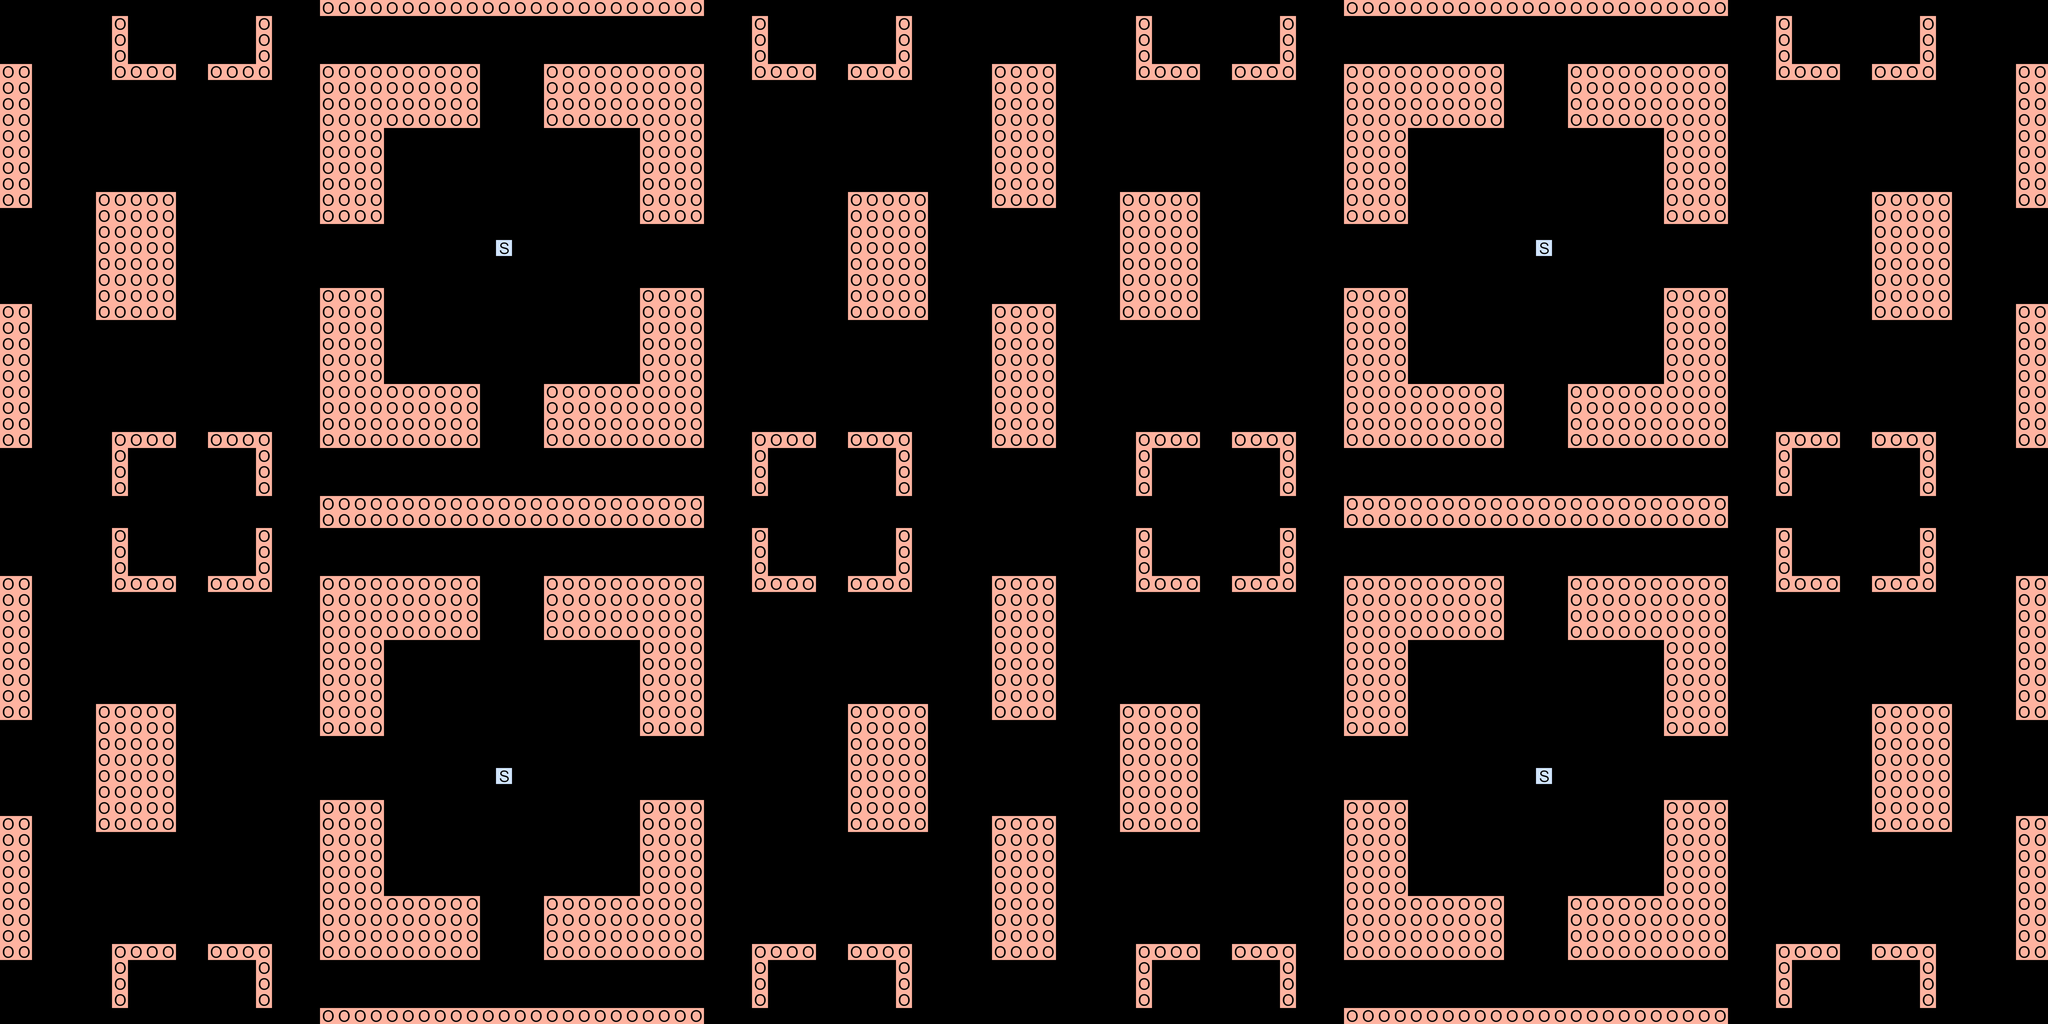

Below is a game level as drawn by its tile map, then a one-line description and the .tmx that defines it (tile-layer data replaced by summaries):
An orthogonal 128x64 tile map with 64x64 px tiles, 1 tile layer (Tile Layer 1), 2 tilesets.

<map version="1.0" orientation="orthogonal" renderorder="left-down" width="128" height="64" tilewidth="64" tileheight="64" nextobjectid="1">
 <tileset firstgid="1" name="OOB" tilewidth="64" tileheight="64" tilecount="1" columns="1">
  <image source="Tiles/OutOfBounds.png" trans="ff00ff" width="64" height="64" />
 </tileset>
 <tileset firstgid="2" name="Spawn" tilewidth="64" tileheight="64" tilecount="1" columns="1">
  <image source="Tiles/Spawn.png" trans="ff00ff" width="64" height="64" />
 </tileset>
 <layer name="Tile Layer 1" width="128" height="64">
  <data>[8192 cells, 2052 non-empty, 2 distinct tile ids]</data>
 </layer>
</map>
